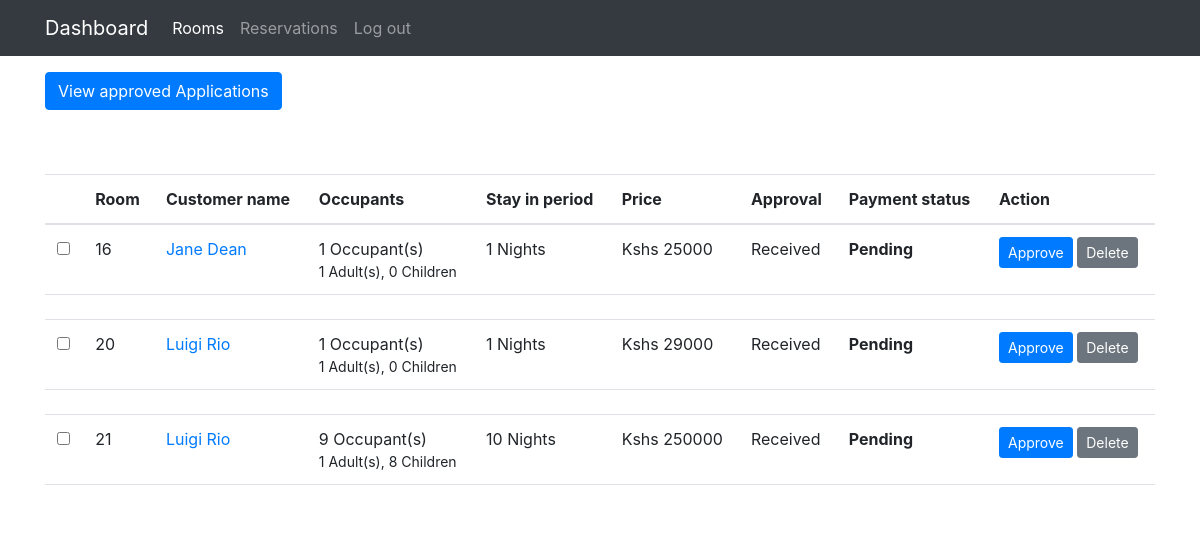
/Admin/reservations/index.php (signed in), run on an earlier commit of the app's database.
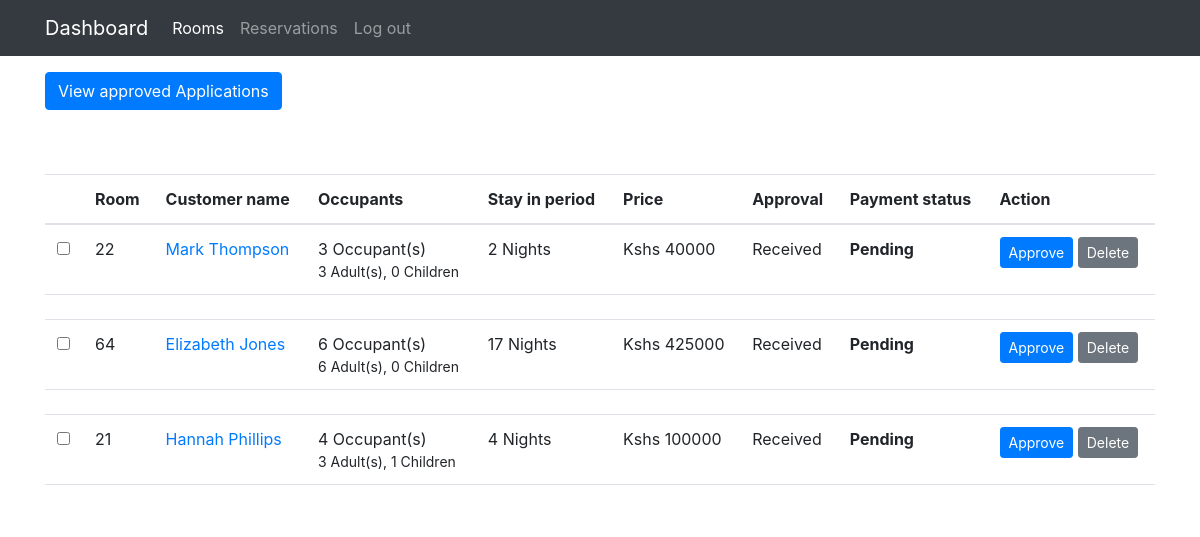
And on a later commit of the database.
### tables this page shows
CREATE TABLE `applications` (
  `id` int(11) NOT NULL,
  `created_by` int(11) DEFAULT NULL,
  `checkin` date NOT NULL,
  `checkout` date NOT NULL,
  `adults` int(11) NOT NULL DEFAULT 1,
  `children` int(11) NOT NULL DEFAULT 0,
  `created_on` date NOT NULL DEFAULT current_timestamp(),
  `suite` int(11) NOT NULL,
  `roomSelected` int(11) DEFAULT NULL,
  `totalPrice` int(11) NOT NULL,
  `isApproved` tinyint(1) NOT NULL DEFAULT 0,
  `paymentStatus` tinyint(1) NOT NULL DEFAULT 0
);

CREATE TABLE `users` (
  `id` int(11) NOT NULL,
  `fname` varchar(255) NOT NULL,
  `lname` varchar(255) NOT NULL,
  `idNumber` varchar(55) NOT NULL,
  `email` varchar(100) NOT NULL,
  `mobile` varchar(55) NOT NULL,
  `password` varchar(255) NOT NULL
);

CREATE TABLE `categories` (
  `id` int(11) NOT NULL,
  `description` varchar(55) NOT NULL,
  `label` char(5) NOT NULL,
  `capacity` int(11) NOT NULL,
  `price` int(11) NOT NULL
);

### Admin/reservations/index.php (the view, shortened to what this page needs)
<?php
    function getRes(){
        $pdo = establishCONN();
        $stmt = $pdo->prepare("SELECT applications.id, applications.created_by, applications.suite, applications.checkin, applications.checkout, applications.adults, applications.children, applications.totalPrice, applications.roomSelected, applications.isApproved, applications.paymentStatus, categories.description, categories.price, users.fname, users.lname FROM applications LEFT JOIN categories ON applications.suite = categories.id LEFT JOIN users ON applications.created_by = users.id WHERE applications.isApproved = :state");
        $stmt->bindValue(':state', false);
        $stmt->execute();
        return $stmt->fetchAll(PDO::FETCH_ASSOC);
    }
?>
<!doctype html>
<html lang="en">
  <head>
    <link rel="stylesheet" href="https://cdn.jsdelivr.net/npm/bootstrap@4.6.2/dist/css/bootstrap.min.css">
    <link rel="stylesheet" href="../style.css">
  </head>
  <body>
    <nav class="navbar navbar-expand-lg navbar-dark bg-dark">
        <div class="container">
            <a class="navbar-brand" href="#">Dashboard</a>
            <div class="collapse navbar-collapse" id="navbarSupportedContent">
                <ul class="navbar-nav mr-auto">
                <li class="nav-item active">
                    <a class="nav-link" href="../rooms/">Rooms <span class="sr-only">(current)</span></a>
                </li>
                <li class="nav-item">
                    <a class="nav-link" href="./index.php" class="active">Reservations</a>
                </li>
                <li class="nav-item">
                    <a class="nav-link" href="../logout.php">Log out</a>
                </li>
            </div>
        </div>
    </nav>
    <div class="container">
        <a href="./approved.php" class="btn btn-primary my-3">View approved Applications</a>
        <table class="table custom-table my-5">
           <thead>
              <tr>
                 <th scope="col">
                 </th>
                 <th scope="col">Room</th>
                 <th scope="col">Customer name</th>
                 <th scope="col">Occupants</th>
                 <th scope="col">Stay in period</th>
                 <th scope="col">Price</th>
                 <th scope="col">Approval</th>
                 <th scope="col">Payment status</th>
                 <th scope="col">Action</th>
              </tr>
           </thead>
           <tbody>
              <?php foreach($res = getRes() as $r) {?>
              <tr scope="row">
                 <th scope="row">
                    <label class="control control--checkbox">
                    <input type="checkbox">
                    </label>
                 </th>
                 <td><?php echo $r["roomSelected"] ?></td>
                 <td><a href="#"><?php echo $r["fname"] . " " . $r["lname"]; ?></a></td>
                 <td>
                 <?php echo($r["adults"] + $r["children"]); ?> Occupant(s)
                 <small class="d-block"><?php echo $r["adults"]?> Adult(s), <?php echo $r["children"] ?> Children</small>
                 </td>
                 <td>
                    <?php
                       $date1 = new DateTime($r["checkin"]);
                       $date2 = new DateTime($r["checkout"]);
                       $numberOfNights= $date2->diff($date1)->format("%a");
                       $total = $numberOfNights * $r["price"];
                    ?>
                    <?php echo $numberOfNights ?> Nights
                 </td>
                 <td>Kshs <?php echo $total ?></td>
                 <td><?php if($r["isApproved"]) {echo "Approved";} else {echo "Received";} ?></td>
                 <td style="font-weight: bolder;"><?php if($r["paymentStatus"]) {echo "Paid";} else {echo "Pending";} ?></td>
                 <td>
                    <form action="./approve.php?apl_id=<?php echo $r["id"] ?>" method="POST">
                        <button class="btn btn-primary btn-sm">Approve</button>
                        <button class="btn btn-secondary btn-sm">Delete</button>
                    </form>
                 </td>
              </tr>
              <tr class="spacer"><td colspan="100"></td></tr>
              <?php } ?>
           </tbody>
        </table>
    </div>
  </body>
</html>

### Admin/style.css (style rules this page uses)
nav { position: sticky; top: 0; }

What changed in the data, as far as the page shows it:
removed applications: roomSelected "16", created_by.fname "Jane", created_by.lname "Dean", $r["adults"] + $r["children"] "1", adults "1", children "0", numberOfNights "1", suite.price "25000", isApproved "Received", paymentStatus "Pending"
removed applications: roomSelected "20", created_by.fname "Luigi", created_by.lname "Rio", $r["adults"] + $r["children"] "1", adults "1", children "0", numberOfNights "1", suite.price "29000", isApproved "Received", paymentStatus "Pending"
removed applications: roomSelected "21", created_by.fname "Luigi", created_by.lname "Rio", $r["adults"] + $r["children"] "9", adults "1", children "8", numberOfNights "10", total "250000", isApproved "Received", paymentStatus "Pending"
added applications: roomSelected "22", created_by.fname "Mark", created_by.lname "Thompson", $r["adults"] + $r["children"] "3", adults "3", children "0", numberOfNights "2", total "40000", isApproved "Received", paymentStatus "Pending"
added applications: roomSelected "64", created_by.fname "Elizabeth", created_by.lname "Jones", $r["adults"] + $r["children"] "6", adults "6", children "0", numberOfNights "17", total "425000", isApproved "Received", paymentStatus "Pending"
added applications: roomSelected "21", created_by.fname "Hannah", created_by.lname "Phillips", $r["adults"] + $r["children"] "4", adults "3", children "1", numberOfNights "4", total "100000", isApproved "Received", paymentStatus "Pending"
